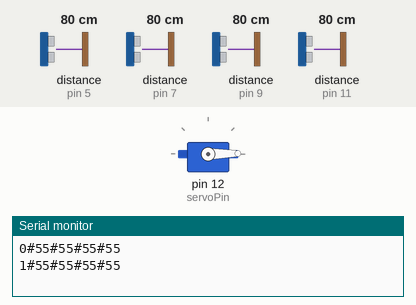
The sketch below on a simulated Arduino Uno, built with avr-gcc and run on an emulated ATmega328P. Shown: servo, the last lines printed to the serial monitor. Wiring (inferred from the names in the program): 4 × ultrasonic range finder: trigger pin 4, echo pin 5 / trigger pin 6, echo pin 7 / trigger pin 8, echo pin 9 / trigger pin 10, echo pin 11. The inputs (shaded band) are chosen by the test bench; at power-on: distance to the obstacle (sensors on pin 5, pin 7, pin 9, pin 11) 80 cm. The echo pulse lasts 58.3 µs per cm.

Above: at 0.05 s.
At 2.1 s:
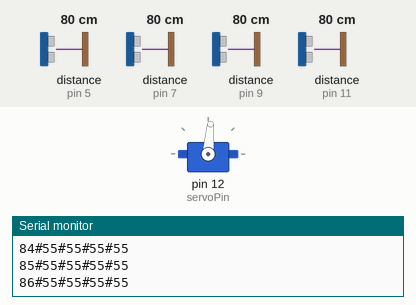
At 4.2 s:
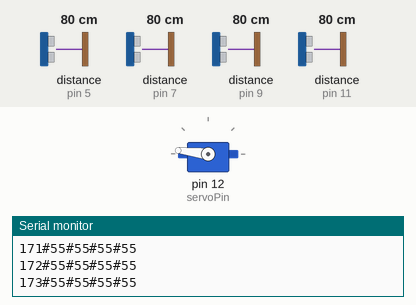
At 8.35 s:
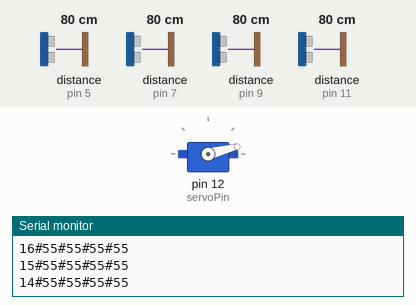
Timing chart, 0 to 11.2 s (numbered marks = the images above):
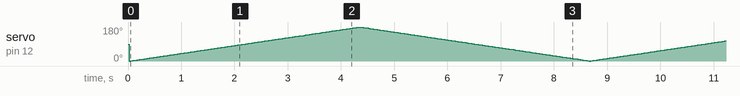

The sketch:

wave_sensor.ino
```cpp
#include<Servo.h>
//#include <SoftwareSerial.h>

#define DIST_S 55*58.2 // 100cm로 제한
#define PING_INTERVAL 6// Milliseconds // 4개의 경우 60ms
#define MAX  55

//SoftwareSerial BT(2,3);
const int servoPin = 12;
Servo myServo;
int servoPos = 0;
bool posIncrease = true;

int trig[4] = {6, 4, 8, 10}; //FLRB
int echo[4] = {7, 5,9 ,11}; //FLRB
uint8_t currentSensor = 0;
unsigned long pingTimer[4];
long dist_r[4];
int count;
void setup() {
  Serial.begin (9600);
  myServo.attach(servoPin);
  for (int i = 0; i <= 3; i++) {
    pinMode(trig[i], OUTPUT);
    pinMode(echo[i], INPUT);
  }
  for (uint8_t i = 1; i < 4; i++)
    pingTimer[i] = pingTimer[i - 1] + PING_INTERVAL;
}
long times = millis();
void loop() {
  for (int i = 0; i <= 3; i++) {
    if (millis() >= pingTimer[i]) {
      pingTimer[i] += PING_INTERVAL * 4;
      if (i == 0 && currentSensor == 3)
        oneSensorCycle();
      currentSensor = i;
      dist_r[i] = trig_ultra(trig[i], echo[i]);
      if (dist_r[i] == 0) {
        dist_r[i] = MAX;
      }
    }
  }
  // 원하는 코드 추가
}

long trig_ultra(int TRIG, int ECHO)
{
  long dist;
  digitalWrite(TRIG, LOW);
  delayMicroseconds(2);
  digitalWrite(TRIG, HIGH);
  delayMicroseconds(10);
  digitalWrite(TRIG, LOW);
  dist = pulseIn(ECHO, HIGH, DIST_S) / 58.2;
  return (dist);
}
void oneSensorCycle() {
  Serial.println(String(servoPos)+"#"+String(dist_r[0]) + "#" + String(dist_r[1]) + "#" + String(dist_r[2]) + "#" + String(dist_r[3]));
  if (posIncrease) {
    myServo.write(servoPos++);
    if (servoPos == 180) {
      posIncrease = false;
    }
  }
  else {
    myServo.write(servoPos--);
    if (servoPos == 0) {
      posIncrease = true;
    }
  }
}
```
